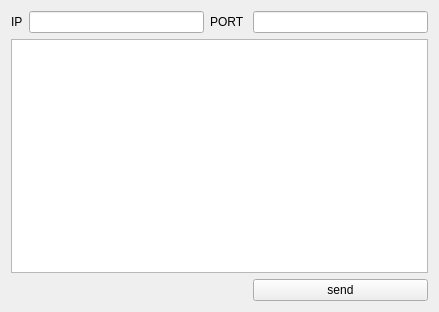
<?xml version="1.0" encoding="UTF-8"?>
<ui version="4.0">
 <class>UdpWidgetClass</class>
 <widget class="QWidget" name="UdpWidgetClass">
  <property name="geometry">
   <rect>
    <x>0</x>
    <y>0</y>
    <width>439</width>
    <height>312</height>
   </rect>
  </property>
  <property name="windowTitle">
   <string>UdpWidget</string>
  </property>
  <layout class="QGridLayout" name="gridLayout_2">
   <item row="0" column="1">
    <widget class="QLineEdit" name="ipEdit"/>
   </item>
   <item row="0" column="0">
    <widget class="QLabel" name="label">
     <property name="text">
      <string>IP</string>
     </property>
    </widget>
   </item>
   <item row="2" column="0" colspan="4">
    <widget class="QTextEdit" name="dataEdit"/>
   </item>
   <item row="0" column="2">
    <widget class="QLabel" name="label_2">
     <property name="text">
      <string>PORT </string>
     </property>
    </widget>
   </item>
   <item row="0" column="3">
    <widget class="QLineEdit" name="portEdit"/>
   </item>
   <item row="3" column="3">
    <widget class="QPushButton" name="pushButton">
     <property name="text">
      <string>send</string>
     </property>
    </widget>
   </item>
  </layout>
 </widget>
 <layoutdefault spacing="6" margin="11"/>
 <resources/>
 <connections/>
</ui>
